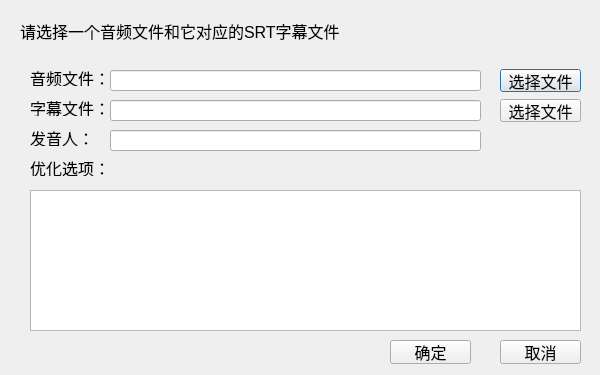
<?xml version="1.0" encoding="UTF-8"?>
<ui version="4.0">
 <class>AddFromWavSrtDialog</class>
 <widget class="QDialog" name="AddFromWavSrtDialog">
  <property name="geometry">
   <rect>
    <x>0</x>
    <y>0</y>
    <width>600</width>
    <height>375</height>
   </rect>
  </property>
  <property name="minimumSize">
   <size>
    <width>600</width>
    <height>300</height>
   </size>
  </property>
  <property name="font">
   <font>
    <pointsize>12</pointsize>
   </font>
  </property>
  <property name="windowTitle">
   <string>导入文件</string>
  </property>
  <widget class="QLineEdit" name="lineEdit_wav">
   <property name="geometry">
    <rect>
     <x>110</x>
     <y>70</y>
     <width>371</width>
     <height>21</height>
    </rect>
   </property>
   <property name="text">
    <string/>
   </property>
  </widget>
  <widget class="QLabel" name="label">
   <property name="geometry">
    <rect>
     <x>20</x>
     <y>21</y>
     <width>341</width>
     <height>20</height>
    </rect>
   </property>
   <property name="text">
    <string>请选择一个音频文件和它对应的SRT字幕文件</string>
   </property>
  </widget>
  <widget class="QLabel" name="label_2">
   <property name="geometry">
    <rect>
     <x>30</x>
     <y>70</y>
     <width>81</width>
     <height>16</height>
    </rect>
   </property>
   <property name="text">
    <string>音频文件：</string>
   </property>
  </widget>
  <widget class="QLineEdit" name="lineEdit_srt">
   <property name="geometry">
    <rect>
     <x>110</x>
     <y>100</y>
     <width>371</width>
     <height>21</height>
    </rect>
   </property>
   <property name="text">
    <string/>
   </property>
  </widget>
  <widget class="QLabel" name="label_3">
   <property name="geometry">
    <rect>
     <x>30</x>
     <y>100</y>
     <width>81</width>
     <height>16</height>
    </rect>
   </property>
   <property name="text">
    <string>字幕文件：</string>
   </property>
  </widget>
  <widget class="QPushButton" name="pushButton_select_wav">
   <property name="geometry">
    <rect>
     <x>500</x>
     <y>69</y>
     <width>81</width>
     <height>23</height>
    </rect>
   </property>
   <property name="text">
    <string>选择文件</string>
   </property>
  </widget>
  <widget class="QPushButton" name="pushButton_select_srt">
   <property name="geometry">
    <rect>
     <x>500</x>
     <y>99</y>
     <width>81</width>
     <height>23</height>
    </rect>
   </property>
   <property name="text">
    <string>选择文件</string>
   </property>
  </widget>
  <widget class="QPushButton" name="pushButton_back">
   <property name="geometry">
    <rect>
     <x>500</x>
     <y>340</y>
     <width>81</width>
     <height>24</height>
    </rect>
   </property>
   <property name="text">
    <string>取消</string>
   </property>
  </widget>
  <widget class="QPushButton" name="pushButton_submit">
   <property name="geometry">
    <rect>
     <x>390</x>
     <y>340</y>
     <width>81</width>
     <height>24</height>
    </rect>
   </property>
   <property name="text">
    <string>确定</string>
   </property>
  </widget>
  <widget class="QLabel" name="error_lable">
   <property name="geometry">
    <rect>
     <x>110</x>
     <y>160</y>
     <width>471</width>
     <height>20</height>
    </rect>
   </property>
   <property name="font">
    <font>
     <pointsize>12</pointsize>
    </font>
   </property>
   <property name="styleSheet">
    <string notr="true">color: red;</string>
   </property>
   <property name="text">
    <string/>
   </property>
  </widget>
  <widget class="QLineEdit" name="lineEdit_spk">
   <property name="geometry">
    <rect>
     <x>110</x>
     <y>130</y>
     <width>371</width>
     <height>21</height>
    </rect>
   </property>
   <property name="text">
    <string/>
   </property>
  </widget>
  <widget class="QLabel" name="label_4">
   <property name="geometry">
    <rect>
     <x>30</x>
     <y>130</y>
     <width>81</width>
     <height>16</height>
    </rect>
   </property>
   <property name="text">
    <string>发音人：</string>
   </property>
  </widget>
  <widget class="QTableWidget" name="tableWidget">
   <property name="geometry">
    <rect>
     <x>30</x>
     <y>190</y>
     <width>551</width>
     <height>141</height>
    </rect>
   </property>
   <property name="editTriggers">
    <set>QAbstractItemView::NoEditTriggers</set>
   </property>
   <attribute name="verticalHeaderVisible">
    <bool>false</bool>
   </attribute>
   <attribute name="verticalHeaderMinimumSectionSize">
    <number>20</number>
   </attribute>
   <row>
    <property name="text">
     <string/>
    </property>
   </row>
  </widget>
  <widget class="QLabel" name="label_5">
   <property name="geometry">
    <rect>
     <x>30</x>
     <y>160</y>
     <width>81</width>
     <height>16</height>
    </rect>
   </property>
   <property name="text">
    <string>优化选项：</string>
   </property>
  </widget>
 </widget>
 <resources/>
 <connections/>
</ui>
